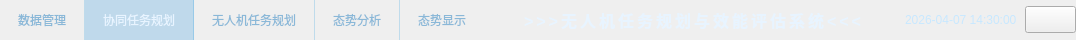
     <widget class="QWidget" name="topBarWidget" native="true">
      <property name="minimumSize">
       <size>
        <width>0</width>
        <height>40</height>
       </size>
      </property>
      <property name="maximumSize">
       <size>
        <width>16777215</width>
        <height>40</height>
       </size>
      </property>
      <property name="styleSheet">
       <string notr="true"/>
      </property>
      <layout class="QHBoxLayout" name="horizontalLayout">
       <property name="spacing">
        <number>0</number>
       </property>
       <property name="leftMargin">
        <number>0</number>
       </property>
       <property name="topMargin">
        <number>0</number>
       </property>
       <property name="rightMargin">
        <number>0</number>
       </property>
       <property name="bottomMargin">
        <number>0</number>
       </property>
       <item>
        <widget class="QWidget" name="tabNavWidget" native="true">
         <property name="minimumSize">
          <size>
           <width>0</width>
           <height>40</height>
          </size>
         </property>
         <property name="maximumSize">
          <size>
           <width>16777215</width>
           <height>40</height>
          </size>
         </property>
         <layout class="QHBoxLayout" name="tabNavLayout">
          <property name="spacing">
           <number>0</number>
          </property>
          <property name="leftMargin">
           <number>0</number>
          </property>
          <property name="topMargin">
           <number>0</number>
          </property>
          <property name="rightMargin">
           <number>0</number>
          </property>
          <property name="bottomMargin">
           <number>0</number>
          </property>
          <item>
           <widget class="QPushButton" name="dataManagementButton">
            <property name="minimumSize">
             <size>
              <width>80</width>
              <height>40</height>
             </size>
            </property>
            <property name="styleSheet">
             <string notr="true">QPushButton {
  padding: 0 18px;
  height: 40px;
  color: #8ab8d8;
  background: transparent;
  border: none;
  border-right: 1px solid rgba(0,140,220,0.2);
}
QPushButton:hover {
  color: #00cfff;
  background: rgba(0,150,255,0.08);
}
QPushButton:pressed {
  color: #00cfff;
  background: rgba(0,130,220,0.15);
}</string>
            </property>
            <property name="text">
             <string>数据管理</string>
            </property>
           </widget>
          </item>
          <item>
           <widget class="QPushButton" name="cooperativePlanningButton">
            <property name="minimumSize">
             <size>
              <width>80</width>
              <height>40</height>
             </size>
            </property>
            <property name="styleSheet">
             <string notr="true">QPushButton {
  padding: 0 18px;
  height: 40px;
  color: #e8f4ff;
  background: rgba(0,130,220,0.2);
  border: none;
  border-right: 1px solid rgba(0,140,220,0.2);
}
QPushButton:hover {
  color: #00cfff;
  background: rgba(0,150,255,0.08);
}
QPushButton:pressed {
  color: #00cfff;
  background: rgba(0,130,220,0.15);
}</string>
            </property>
            <property name="text">
             <string>协同任务规划</string>
            </property>
           </widget>
          </item>
          <item>
           <widget class="QPushButton" name="uavPlanningButton">
            <property name="minimumSize">
             <size>
              <width>80</width>
              <height>40</height>
             </size>
            </property>
            <property name="styleSheet">
             <string notr="true">QPushButton {
  padding: 0 18px;
  height: 40px;
  color: #8ab8d8;
  background: transparent;
  border: none;
  border-right: 1px solid rgba(0,140,220,0.2);
}
QPushButton:hover {
  color: #00cfff;
  background: rgba(0,150,255,0.08);
}
QPushButton:pressed {
  color: #00cfff;
  background: rgba(0,130,220,0.15);
}</string>
            </property>
            <property name="text">
             <string>无人机任务规划</string>
            </property>
           </widget>
          </item>
          <item>
           <widget class="QPushButton" name="situationAnalysisButton">
            <property name="minimumSize">
             <size>
              <width>80</width>
              <height>40</height>
             </size>
            </property>
            <property name="styleSheet">
             <string notr="true">QPushButton {
  padding: 0 18px;
  height: 40px;
  color: #8ab8d8;
  background: transparent;
  border: none;
  border-right: 1px solid rgba(0,140,220,0.2);
}
QPushButton:hover {
  color: #00cfff;
  background: rgba(0,150,255,0.08);
}
QPushButton:pressed {
  color: #00cfff;
  background: rgba(0,130,220,0.15);
}</string>
            </property>
            <property name="text">
             <string>态势分析</string>
            </property>
           </widget>
          </item>
          <item>
           <widget class="QPushButton" name="situationDisplayButton">
            <property name="minimumSize">
             <size>
              <width>80</width>
              <height>40</height>
             </size>
            </property>
            <property name="styleSheet">
             <string notr="true">QPushButton {
  padding: 0 18px;
  height: 40px;
  color: #8ab8d8;
  background: transparent;
  border: none;
}
QPushButton:hover {
  color: #00cfff;
  background: rgba(0,150,255,0.08);
}
QPushButton:pressed {
  color: #00cfff;
  background: rgba(0,130,220,0.15);
}</string>
            </property>
            <property name="text">
             <string>态势显示</string>
            </property>
           </widget>
          </item>
         </layout>
        </widget>
       </item>
       <item>
        <spacer name="horizontalSpacer_12">
         <property name="orientation">
          <enum>Qt::Horizontal</enum>
         </property>
         <property name="sizeHint" stdset="0">
          <size>
           <width>40</width>
           <height>20</height>
          </size>
         </property>
        </spacer>
       </item>
       <item>
        <widget class="QLabel" name="titleLabel">
         <property name="styleSheet">
          <string notr="true">font-family: 'Orbitron', sans-serif;
font-size: 16px;
font-weight: 500;
color: #e8f4ff;
letter-spacing: 3px;
text-shadow: 0 0 20px rgba(0,200,255,0.6);</string>
         </property>
         <property name="text">
          <string>&gt;&gt;&gt;无人机任务规划与效能评估系统&lt;&lt;&lt;</string>
         </property>
        </widget>
       </item>
       <item>
        <spacer name="horizontalSpacer_2">
         <property name="orientation">
          <enum>Qt::Horizontal</enum>
         </property>
         <property name="sizeHint" stdset="0">
          <size>
           <width>40</width>
           <height>20</height>
          </size>
         </property>
        </spacer>
       </item>
       <item>
        <widget class="QWidget" name="rightInfoWidget" native="true">
         <property name="minimumSize">
          <size>
           <width>0</width>
           <height>40</height>
          </size>
         </property>
         <property name="maximumSize">
          <size>
           <width>16777215</width>
           <height>40</height>
          </size>
         </property>
         <layout class="QHBoxLayout" name="horizontalLayout_2">
          <property name="spacing">
           <number>8</number>
          </property>
          <property name="leftMargin">
           <number>0</number>
          </property>
          <property name="topMargin">
           <number>0</number>
          </property>
          <property name="rightMargin">
           <number>0</number>
          </property>
          <property name="bottomMargin">
           <number>0</number>
          </property>
          <item>
           <widget class="QLabel" name="timeLabel">
            <property name="styleSheet">
             <string notr="true">color: #c8e8ff;
font-size: 12px;
text-shadow: 0 0 10px rgba(0,200,255,0.4);</string>
            </property>
            <property name="text">
             <string>2026-04-07 14:30:00</string>
            </property>
           </widget>
          </item>
          <item>
           <widget class="QPushButton" name="shutdownButton">
            <property name="styleSheet">
             <string notr="true">color: #ff6b6b;
font-size: 16px;</string>
            </property>
            <property name="text">
             <string/>
            </property>
           </widget>
          </item>
         </layout>
        </widget>
       </item>
      </layout>
     </widget>
